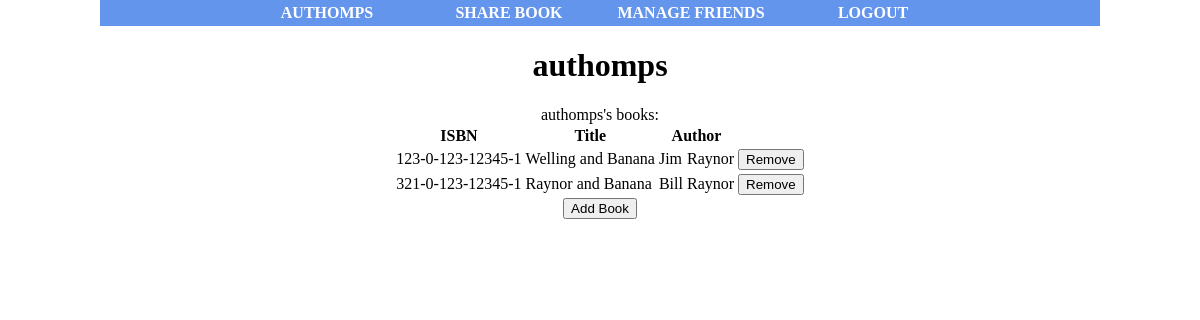
The page /user_homepage.php (signed in) on the database its author committed.
### tables this page shows
CREATE TABLE books
( 	isbn CHAR(17) NOT NULL PRIMARY KEY,
	title VARCHAR(50),
	author_first_name VARCHAR(20),
	author_last_name VARCHAR(20)
);

### user_homepage.php (the view, shortened to what this page needs)
<?php
	$username = $_SESSION['username'];
?>
<html>
<head>
	<link rel="stylesheet" type="text/css" href="css/bookshelf.css" />
</head>
<body>
	<div id="wrap">
		<?php
			include('directory.php');
		?>
		<div id="main">
			<?php
				include('access_database.php');
				$bookQuery = "SELECT isbn, title, author_first_name, author_last_name FROM books JOIN usersBooks WHERE isbn = book AND user = '".$username."'";
				$bookStmt = $db->query($bookQuery);
				echo "<h1>".$username."</h1>".$username."'s books:";
				$num_rows = $bookStmt->num_rows;
				if ($num_rows == 0) {
					echo "<br>You have no books<br>";
				} else {
					echo "<table>";
					echo '<tr><th>ISBN</th><th>Title</th><th colspan="2">Author</th><th></tr>';
					for ($i=0; $i < $num_rows; $i++) {
						$row = $bookStmt->fetch_assoc();
						echo '<form action="process_user_remove_book.php" method="post">';
						echo '<tr><td>'.$row['isbn'].'</td><td>'.$row['title'].'</td><td>'.$row['author_first_name'].'</td><td>'.$row['author_last_name'].'</td><td><input type="submit" value="Remove"></td><input type ="hidden" name="isbn" value="'.$row['isbn'].'"></tr>';
						echo '</form>';
					}
					echo "</table>";
				}
			?>
			<button type="button" onclick="location.href='user_add_book.php'">Add Book</button><br>
		</div>
</body>
</html>

### css/bookshelf.css (style rules this page uses)
html, body { margin:0; padding:0; }
#wrap { width:1000px; margin:0 auto; font-size: 16px; }
#main { margin:0 auto; text-align:center }
table { margin-left:auto; margin-right:auto; }

### rows shown on the page
books: isbn "123-0-123-12345-1", title "Welling and Banana", author_first_name "Jim", author_last_name "Raynor"
books: isbn "321-0-123-12345-1", title "Raynor and Banana", author_first_name "Bill", author_last_name "Raynor"

### other values the page prints
$username "AUTHOMPS"
$username "authomps"
